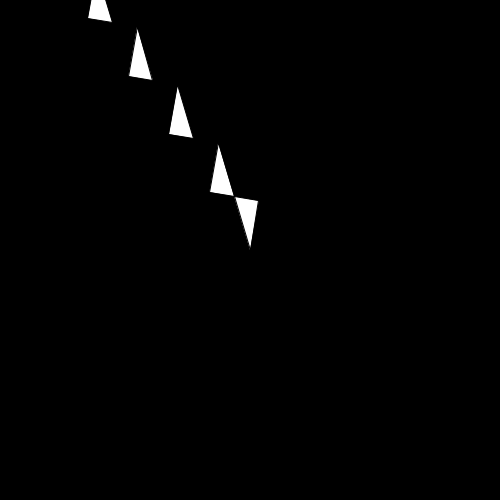
Frame 1 (no input)
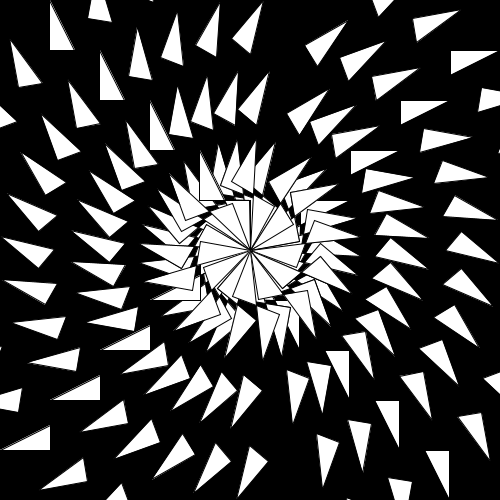
Frame 60 (the mouse pressed at the canvas centre just before this capture)
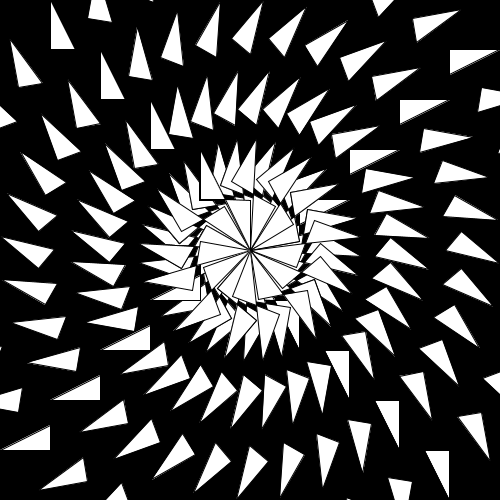
Frame 120 (the mouse held since frame 60 and released just before this capture)

The Processing sketch that drew these frames (run headless with seeded random() and noise(); from frame 60 on, the mouse is pressed at the canvas centre):

// Processing sketch: processing_168797
// ── processing_168797.pde

void setup()
{
  size(500,500);
  background(0);
  //noFill();
  fill(255);
  stroke(0,0,0);
  
  smooth();
}

void draw()
{
  //translate(mouseX, mouseY);
  println(degrees(mouseX/100.0));
  translate(width/2,height/2);
  
  rotate(radians(millis())*10);
  rectMode(CENTER);
  triangle(0,0,0,50,25,50);
  //translate(0,50);
  triangle(50,100,50,50,25,50);
  //fill(255);
  //triangle(0,0,0,200,50,200);
  translate(50,50);
  triangle(50,100,50,50,25,50);
  translate(50,50);
  triangle(50,100,50,50,25,50);
  translate(50,50);
  triangle(50,100,50,50,25,50);
 
  
  //pushMatrix();
  //fill(200);
  //triangle(0,50,0,50,25,50);
  //popMatrix();
  
}
